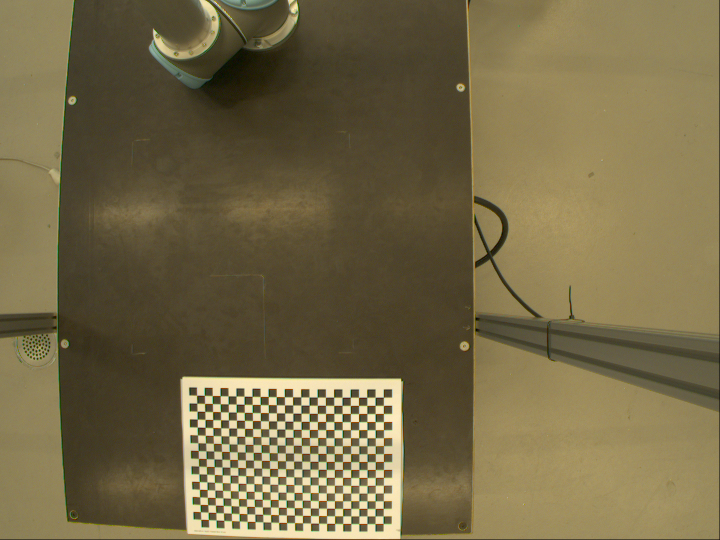
#> input picture hw2/HW[2]/img1.png, 1440 x 1080 px, found by its file name (shown at 1/2 size)
$ python hw2.py
#> lines starting #> are read from the running program, lines starting #| are printed output that depends on the picture; after the words box and inside, x2 and y2 are one past the last pixel; in counts of white or black regions, pixels touching at a corner belong together; long printed decimals are rounded
# -*- coding: utf-8 -*-
"""HW2.ipynb

Automatically generated by Colaboratory.

Original file is located at
    https://colab.research.google.com/drive/1-oL-aoo9dPs4MtQiCXr-eeZ3uXJX7Vsh
"""


import numpy as np
import cv2 as cv
import glob,os

"""## 1."""

full_path = "F:/university/Machine vision/hw2/HW[2]/"
img1 = cv.imread(full_path+'/img1.png')
#> img1 is the input picture: shape (1080, 1440, 3); mean B, G, R 71, 104.9, 116.6
img1_g = cv.cvtColor(img1, cv.COLOR_BGR2GRAY)
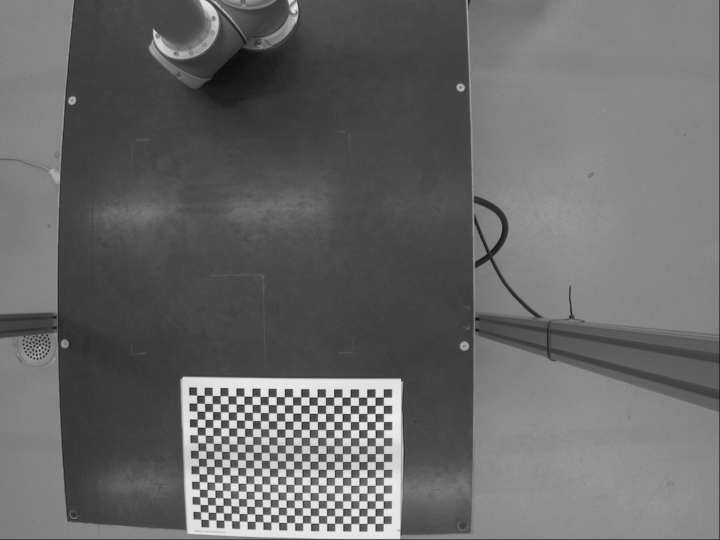
#> img1_g: shape (1080, 1440) (shown at 1/2 size); min 0, max 253, mean 104.5


"""به دلیل اینکه در عمل، هیچ لنز ساخته شده ای ایده آل نیست، تصاویر ثبت شده توسط دوربین ها دارای اعوجاج هستند
این اعوجاج به دو نوع اصلی، برحسب دلایل تشکیل آن ها، تقسیم می شوند


*    اعوجاج شعاعی که حاصل از شکل لنز است
*   اعوجاج مماسی که حاصل از فرآیند سوار کردن دوربین است

## 2.
"""

criteria = (cv.TERM_CRITERIA_EPS + cv.TERM_CRITERIA_MAX_ITER, 30, 0.001)

realp = np.zeros((17*24,3), np.float32)
realp[:,:2] = np.mgrid[0:24,0:17].T.reshape(-1,2)

realpoints = []
imgpoints = []

ret, corners = cv.findChessboardCorners(img1_g, (24,17), None)
#> ret = True; corners = 408 rows, first 8: [394.3, 791.3], [409.4, 791.1], [424.8, 792.1], [440.7, 792.1], [456.7, 792.4], [472.7, 792.6], [489, 793.1], [504.7, 793.4]

"""## 3."""

if ret == True:
    realpoints.append(realp)
    corners2 = cv.cornerSubPix(img1_g,corners, (11,11), (-1,-1), criteria)
#> corners2 = 408 rows, first 8: [394, 790.8], [409.3, 791.2], [424.8, 791.6], [440.7, 791.9], [456.6, 792.3], [472.6, 792.5], [488.6, 792.8], [504.6, 793.2]
    imgpoints.append(corners2)
    cv.drawChessboardCorners(img1, (25,18), corners2, ret)
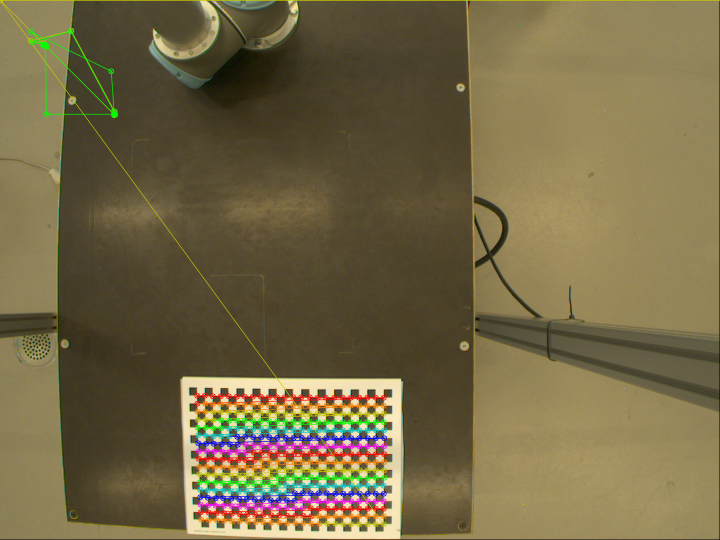
#> img1: shape (1080, 1440, 3) (shown at 1/2 size); 4.58% of pixels changed, all inside (x1, y1, x2, y2) = (0, 0, 1440, 1055)
    cv.imshow('image',img1)
    cv.waitKey(500)

"""## 4."""

ret, matrix, coefficients, rotation, translation = cv.calibrateCamera(realpoints, imgpoints, img1_g.shape[::-1], None, None)
#> ret = 0.23; matrix = [[1005.2, 0, 791.3], [0, 1015.4, 521], [0, 0, 1]]; coefficients = [[-0.206, 0.199, -0.000823, -0.0165, -0.18]]; rotation = ([-0.0236, 0.0378, -0.00948],); translation = ([-24.33, 16.52, 60.43],)

"""## 5."""

print('k1: '+str(coefficients[0][0]))
#| k1: -0.2063
print('k2: '+str(coefficients[0][1]))
#| k2: 0.199
print('p1: '+str(coefficients[0][2]))
#| p1: -0.0008226
print('p1: '+str(coefficients[0][3]))
#| p1: -0.01649
print('k3: '+str(coefficients[0][4]))
#| k3: -0.1802

"""## 6."""

img5 = cv.imread(full_path+'img5.png')
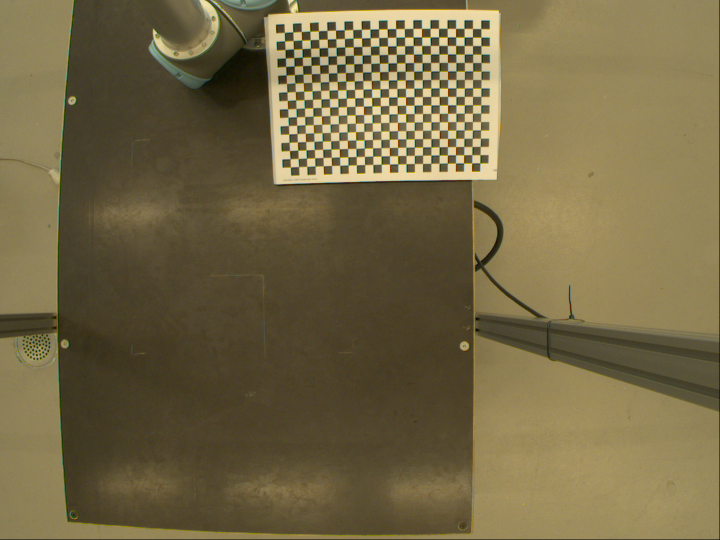
#> input picture hw2/HW[2]/img5.png, 1440 x 1080 px, found by its file name (shown at 1/2 size)
#> img5 is the input picture: shape (1080, 1440, 3); mean B, G, R 69.7, 104.1, 116.2
h,  w = img5.shape[:2]
#> h = 1080; w = 1440
newcameramtx, roi = cv.getOptimalNewCameraMatrix(matrix, coefficients, (w,h), 1, (w,h))
#> newcameramtx = [[677.4, 0, 711.9], [0, 742, 611.8], [0, 0, 1]]; roi = (179, 231, 970, 788)
dst = cv.undistort(img5, matrix, coefficients, None, newcameramtx)
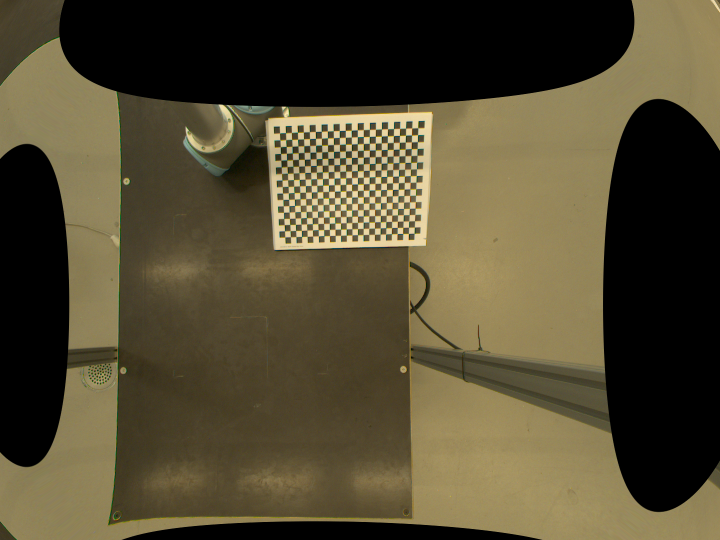
#> dst: shape (1080, 1440, 3) (shown at 1/2 size); mean B, G, R 49.9, 74.4, 82.7

x, y, w, h = roi
#> x = 179; y = 231; w = 970; h = 788
img5 = dst[y:y+h, x:x+w]
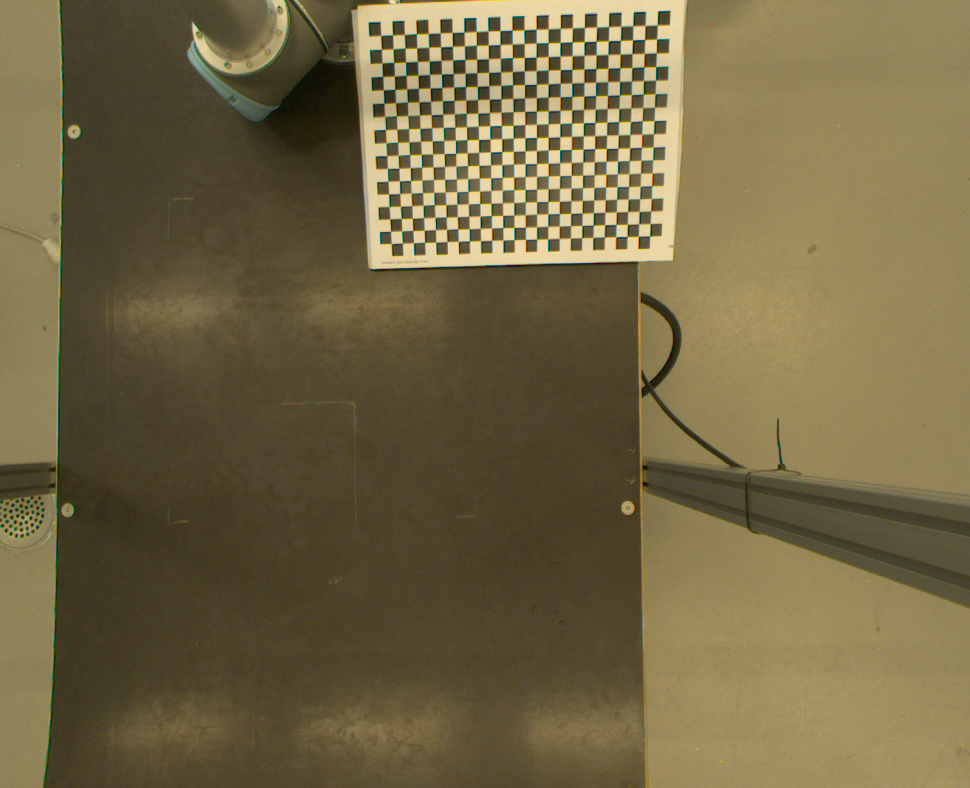
#> img5: shape (788, 970, 3); mean B, G, R 68.6, 102.5, 114.6
cv.imshow('image',img5)
cv.waitKey(5000)

"""## 7."""

criteria = (cv.TERM_CRITERIA_EPS + cv.TERM_CRITERIA_MAX_ITER, 30, 0.001)
realp = np.zeros((17*24,3), np.float32)
realp[:,:2] = np.mgrid[0:24,0:17].T.reshape(-1,2)

realpoints = []
imgpoints = []
images = ['img1.png','img2.png','img3.png','img4.png']

for fname in images:
    img = cv.imread(full_path+fname)
    img_g = cv.cvtColor(img, cv.COLOR_BGR2GRAY)

    ret, corners = cv.findChessboardCorners(img_g, (24,17), None)
#> ret = True

    if ret == True:
        realpoints.append(realp)
        corners2 = cv.cornerSubPix(img_g,corners, (11,11), (-1,-1), criteria)
        imgpoints.append(corners)
#> pass 2 of the loop `for fname in images:`:
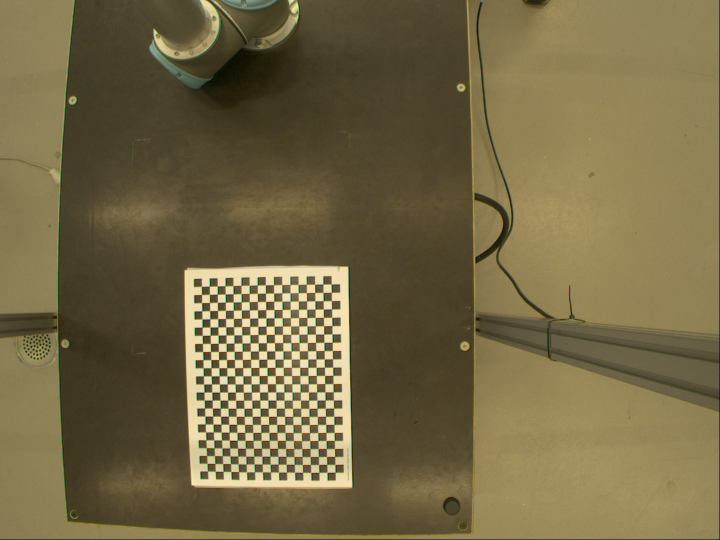
#> input picture hw2/HW[2]/img2.png, 1440 x 1080 px, found by its file name (shown at 1/2 size)
#> img is the input picture: shape (1080, 1440, 3); mean B, G, R 69.3, 103.9, 116.1
#> `img_g = cv.cvtColor(img, cv.COLOR_BGR2GRAY)`:
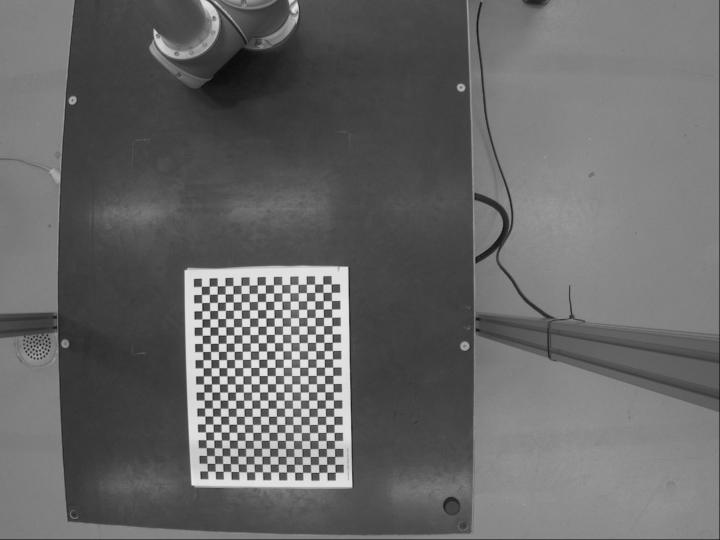
#> img_g: shape (1080, 1440) (shown at 1/2 size); min 0, max 244, mean 103.6
#> `ret, corners = cv.findChessboardCorners(img_g, (24,17), None)`: corners = 408 rows, first 8: [415.7, 942.6], [414.7, 927.8], [414.2, 911.9], [412.8, 896.3], [412.5, 880.3], [411.9, 864.8], [411, 848.7], [410.6, 832.7]
#> `corners2 = cv.cornerSubPix(img_g,corners, (11,11), (-1,-1), criteria)`: corners2 = 408 rows, first 8: [415.5, 942.6], [414.6, 927.3], [414.1, 911.7], [412.9, 895.9], [412.5, 880.3], [411.8, 864.5], [410.9, 848.6], [410.4, 832.6]
#> pass 3 of the loop `for fname in images:`:
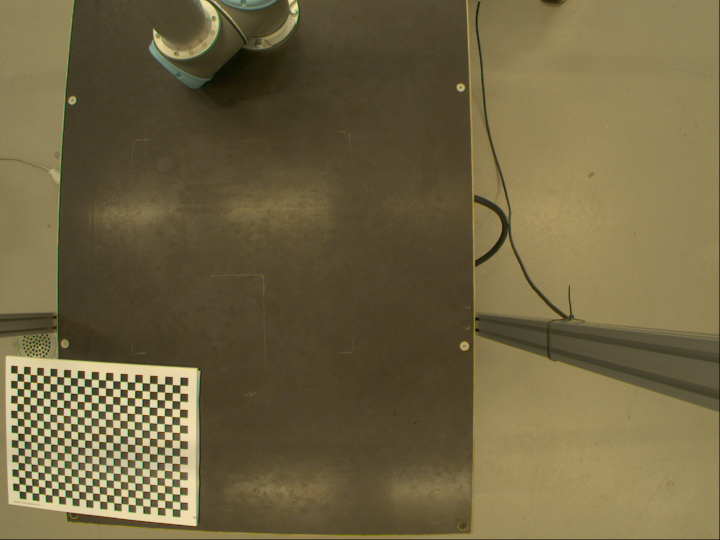
#> input picture hw2/HW[2]/img3.png, 1440 x 1080 px, found by its file name (shown at 1/2 size)
#> img is the input picture: shape (1080, 1440, 3); mean B, G, R 66.4, 100.3, 112.1
#> `img_g = cv.cvtColor(img, cv.COLOR_BGR2GRAY)`:
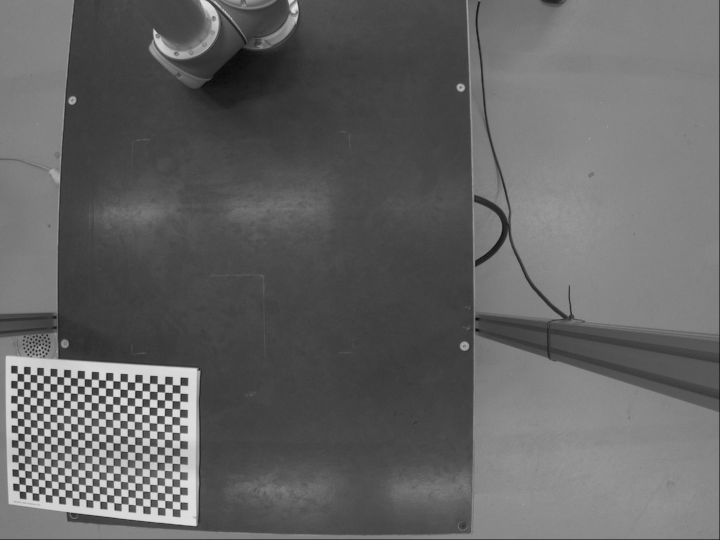
#> img_g: shape (1080, 1440) (shown at 1/2 size); min 0, max 248, mean 100
#> `ret, corners = cv.findChessboardCorners(img_g, (24,17), None)`: corners = 408 rows, first 8: [35.19, 747.5], [48.02, 748.3], [60.8, 749.7], [74.33, 750.4], [87.34, 751.8], [100.7, 752.5], [114.4, 753.8], [128.1, 754.5]
#> `corners2 = cv.cornerSubPix(img_g,corners, (11,11), (-1,-1), criteria)`: corners2 = 408 rows, first 8: [34.9, 747], [48.09, 748.2], [54.89, 749], [74.32, 750.3], [87.02, 751.3], [100.7, 752.4], [114.3, 753.5], [128, 754.5]
#> the loop made 4 passes; the first 3 are shown

ret, matrix, coefficients, rotation, translation = cv.calibrateCamera(realpoints, imgpoints, img_g.shape[::-1], None, None)

img5 = cv.imread(full_path+'img5.png')
h,  w = img5.shape[:2]
#> h = 1080; w = 1440
newcameramtx, roi = cv.getOptimalNewCameraMatrix(matrix, coefficients, (w,h), 1, (w,h))
dst = cv.undistort(img5, matrix, coefficients, None, newcameramtx)
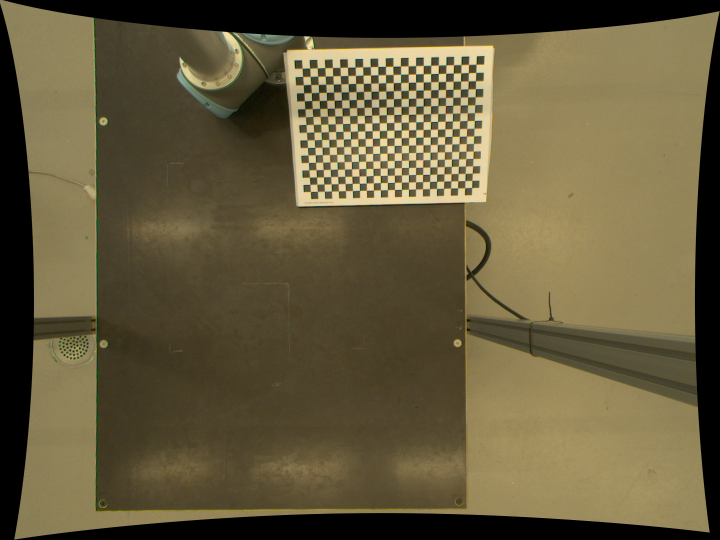
#> dst: shape (1080, 1440, 3) (shown at 1/2 size); mean B, G, R 60.5, 90.3, 100.6

x, y, w, h = roi
img5 = dst[y:y+h, x:x+w]
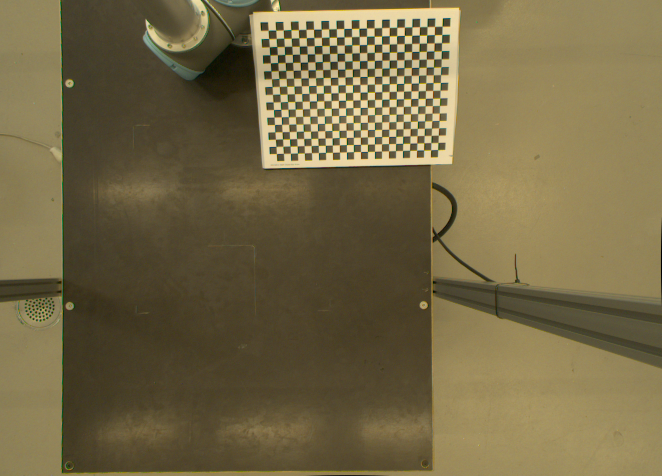
#> img5: shape (951, 1323, 3) (shown at 1/2 size); mean B, G, R 69.9, 104.5, 116.6
cv.imshow('image',img5)
cv.waitKey(5000)
